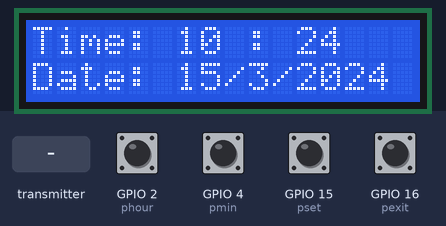
Bench run of a sketch on a simulated ESP32. On the bench: 16×2 character LCD. The test bench sets the inputs (shaded band); at power-on: GPIO 2 (phour), GPIO 4 (pmin), GPIO 15 (pset), GPIO 16 (pexit) HIGH. The local clock reads 2024-03-15 10:24:30 at power-on unless the sketch sets it; EEPROM starts erased; what the sketch prints to the serial monitor is not drawn.

Above: at 2.1 s.
2.2 s: GPIO 15 (pset) pulled LOW for 1 s
7.4 s: GPIO 2 (phour) pulled LOW for 1 s
At 9.0 s:
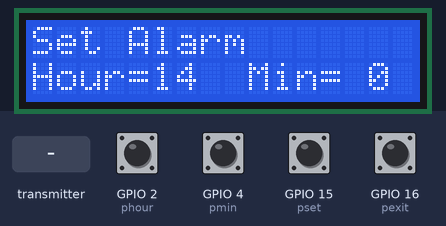
12.6 s: GPIO 4 (pmin) pulled LOW for 0.15 s
At 13.9 s:
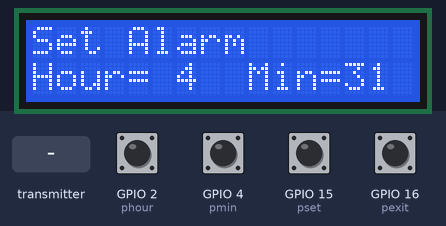
14.6 s: GPIO 2 (phour) pulled LOW for 0.15 s
At 15.9 s:
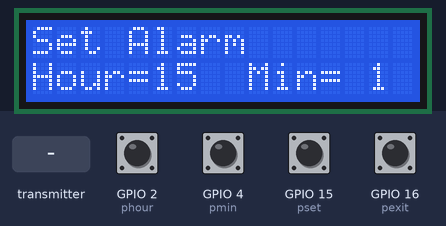
16.6 s: GPIO 4 (pmin) pulled LOW for 1 s
At 18.5 s:
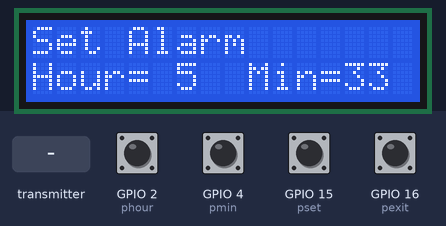
19.1 s: the transmitter starts sending c = 0
Timing chart, 0 to 22.1 s (numbered marks = the images above; inputs shaded):
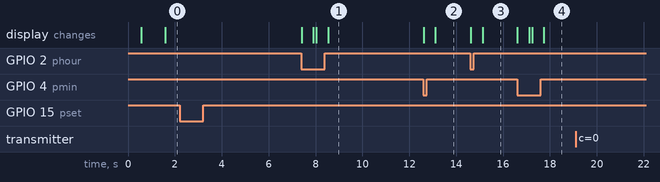

Measured:
- after the input at 2.2 s, every drawn part: stays the same
- after the input at 7.4 s, the display: first changes at once (image 1 shows a later state)
- after the input at 12.6 s, the display: first changes at once (image 2 shows a later state)
- after the input at 14.6 s, the display: first changes at once (image 3 shows a later state)
- after the input at 16.6 s, the display: first changes at once (image 4 shows a later state)
- after the input at 19.1 s, every drawn part: stays the same

The sketch:

receiver.ino
```cpp
int sensitivity = 2500;
#include <esp_now.h>
#include <WiFi.h>
#include <Wire.h>
#include <LiquidCrystal_I2C.h>
#include <EEPROM.h>
#include <DS3231.h>
int year = 23;
int month = 05;
int date = 22;
int hour = 16;
int minute = 43;
int second = 00;
int doW = 2; // day of the week to monday
// Set the interval for waking up in seconds
const unsigned long INTERVAL_SECONDS = 60;
String tim;
RTC_DATA_ATTR int bootCount = 0; // Store boot count in RTC memory

// Set the LCD address to 0x27 for a 16 chars and 2 line display
LiquidCrystal_I2C lcd(0x27, 16, 2);

DS3231 Clock;
RTClib myRTC;
int Hour;
int Min;

int pset = 15;  // yellow  pushbutton for setting alarm
int phour = 2;  //  blue pushbutton for hour
int pmin = 4;   // greem  pushbutton for minutes
int pexit = 16; // red pushbutton for exit of set alarm
int buzzer = 17;
int powersave = 0;
int h;
int m;
int buttonforset = 0;  // pushbutton state for setting alarm
int buttonforhour = 0; // pushbutton state for hour
int buttonformin = 0;  // pushbutton state for minutes
int buttonforexit = 0; // pushbutton state for exit of set alarm
int activate = 0;
bool ringing = false;
bool ring = true;
// Time t;
int mins, minCount = 0;
int lastMin = 0;
float pressure = 10;
// Init the DS1302
// DS3231  rtc(A4,A5);
// DS1302 rtc(2, 3, 4);

// Structure example to receive data
// Must match the sender structure
typedef struct struct_message
{
  float c;
} struct_message;

// Create a struct_message called myData
struct_message myData;

// callback function that will be executed when data is received
void OnDataRecv(const uint8_t *mac, const uint8_t *incomingData, int len)
{
  memcpy(&myData, incomingData, sizeof(myData));
  Serial.print("Bytes received: ");
  Serial.println(len);
  Serial.print("pressure: ");
  Serial.println(myData.c);
  pressure = myData.c;
  Serial.println();
}

void setup()
{
  // Initialize Serial Monitor
  Serial.begin(115200);
  pinMode(pset, INPUT_PULLUP);
  pinMode(phour, INPUT_PULLUP);
  pinMode(pmin, INPUT_PULLUP);
  pinMode(pexit, INPUT_PULLUP);
  // Set the clock to run-mode, and disable the write protection
  // Serial.begin(9600);
  Wire.begin();
  // rtc.begin();
  delay(500);
  Serial.println("Nano Ready!");
  // rtc.halt(false);
  //  rtc.writeProtect(false);

  // Setup LCD to 16x2 characters
  lcd.init();
  lcd.backlight();
  // The following lines can be commented out to use the values already stored in the DS1302
  // rtc.setDOW(SATURDAY); // Set Day-of-Week to FRIDAY
  // rtc.setTime(10, 0, 0); // Set the time to 12:00:00 (24hr format)
  // rtc.setDate(11, 11, 2017); // Set the date to August 6th, 2010
  h = EEPROM.read(1);
  m = EEPROM.read(0);
  if (h == 255)
    h = 12;
  if (m == 255)
    m = 30;

#ifdef setclock
  Clock.setClockMode(false);
  Clock.setYear(year);
  Clock.setMonth(month);
  Clock.setDate(date);
  Clock.setDoW(doW);
  Clock.setHour(hour);
  Clock.setMinute(minute);
  Clock.setSecond(second);
#endif
  // Set device as a Wi-Fi Station
  WiFi.mode(WIFI_STA);

  // Init ESP-NOW
  if (esp_now_init() != ESP_OK)
  {
    Serial.println("Error initializing ESP-NOW");
    return;
  }

  // Once ESPNow is successfully Init, we will register for recv CB to
  // get recv packer info
  esp_now_register_recv_cb(OnDataRecv);
  // touchAttachInterrupt(pset, triggerAlarm, 40);
}

void loop()
{
  delay(500);
  triggerAlarm();
  /* //Check if it's time to trigger the alarm based on the interval
    if (bootCount % (INTERVAL_SECONDS / 5) == 0)
    {

    triggerAlarm();
    }
    else
    {
    if (!ringing)
    {
      lcd.noBacklight();
      // Enter deep sleep for the specified interval
      goToSleep(INTERVAL_SECONDS * 1000000); // Convert seconds to microseconds
    }
    }*/
}

void goToSleep(unsigned long sleepTime)
{
  esp_sleep_enable_timer_wakeup(sleepTime);
  esp_deep_sleep_start();
}

void triggerAlarm()
{
  // Code to trigger the alarm (e.g., sound a buzzer, send notifications, etc.)
  delay(500);

  DateTime now = myRTC.now();
  DateTime t = myRTC.now();
  String date = String(now.day()) + "/" + String(now.month()) + "/" + String(now.year());
  if (now.minute() > 9) {
    tim = String(now.hour()) + " : " + String(now.minute());
  }
  else {
    tim = String(now.hour()) + " : 0" + String(now.minute());
  }
  Serial.print(now.year(), DEC);
  Serial.print('/');
  Serial.print(now.month(), DEC);
  Serial.print('/');
  Serial.print(now.day(), DEC);
  Serial.print(' ');
  Serial.print(now.hour(), DEC);
  Serial.print(':');
  Serial.print(now.minute(), DEC);
  Serial.print(':');
  Serial.print(now.second(), DEC);
  Serial.println();
  if (lastMin != now.minute())
  {
    lastMin = now.minute();
    lcd.clear();
  }
  // Serial.print(" since midnight 1/1/1970 = ");
  // Serial.print(now.unixtime());
  // Serial.print("s = ");
  // Serial.print(now.unixtime() / 86400L);
  // Serial.println("d");
  if (activate == 0)
  {

    // Display time on the right conrner upper line
    lcd.setCursor(0, 0);
    lcd.print("Time: ");
    lcd.setCursor(6, 0);
    lcd.print(tim);

    // Display abbreviated Day-of-Week in the lower left corner
    // lcd.setCursor(0, 1);
    // lcd.print(rtc.getDOWStr(FORMAT_SHORT));

    // Display date in the lower right corner
    lcd.setCursor(0, 1);
    lcd.print("Date: ");
    lcd.setCursor(6, 1);
    lcd.print(date);
    //  t = rtc.getTime();
    Hour = t.hour();
    Min = t.minute();
    buttonforset = digitalRead(pset);
    if (! digitalRead(phour) || ! digitalRead(pmin) || ! digitalRead(pexit)) {
      powersave = 0;
      lcd.backlight();
    }
    // setting button pressed
    if (buttonforset == LOW)
    {
      activate = 1;
      powersave = 0;
      lcd.clear();
    }
    powersave++;
    if (powersave > 10) {
      lcd.noBacklight();
     // goToSleep(100000000);
    }
  }
  while (activate == 1)
  {
    lcd.setCursor(0, 0);
    lcd.print("Set Alarm");
    lcd.setCursor(0, 1);
    lcd.print("Hour= ");
    lcd.setCursor(9, 1);
    lcd.print("Min= ");
    buttonforhour = digitalRead(phour); // set hour for alarm
    if (buttonforhour == LOW)
    {
      delay(500);
      h++;
      lcd.setCursor(5, 1);
      lcd.print(h);
      if (h > 23)
      {
        h = 0;
        lcd.clear();
      }
      delay(100);
      EEPROM.write(1, h);
    }
    buttonformin = digitalRead(pmin); // set minutes for alarm
    if (buttonformin == LOW)
    {
      delay(500);
      m++;
      lcd.setCursor(13, 1);
      lcd.print(m);
      if (m > 59)
      {
        m = 0;
        lcd.clear();
      }
      delay(100);
      EEPROM.write(0, m);
    }

    lcd.setCursor(5, 1);
    lcd.print(h);
    lcd.setCursor(13, 1);
    lcd.print(m);
    buttonforexit = digitalRead(pexit); // exit from set alarm mode
    if (buttonforexit == LOW)
    {
      activate = 0;
      lcd.clear();
      // Enter deep sleep for the specified interval
      // goToSleep(INTERVAL_SECONDS * 1000000); // Convert seconds to microsecond
    }
  }

  if (Hour == h && Min == m)
  {
    Serial.println("now ringing");
    lcd.backlight();
    ringing = true;
    ring = false;
  }
  if (ringing && (pressure > sensitivity))
  {
    if (Min != mins)
    {
      mins = Min;
      minCount++;
    }
    if (minCount >= 15 || !digitalRead(pexit))
    {
      noTone(17);
      minCount = 0;
      ringing = false;
    }
    else if (minCount < 15)
    {
      tone(17, 400, 300);
      Serial.println("ringing");
    } // else if (minCount < 15 && (analogRead(A0) < 500)) {
    // noTone(6);
    // ringing = false; // no ring till next alarm
  }
}
```
